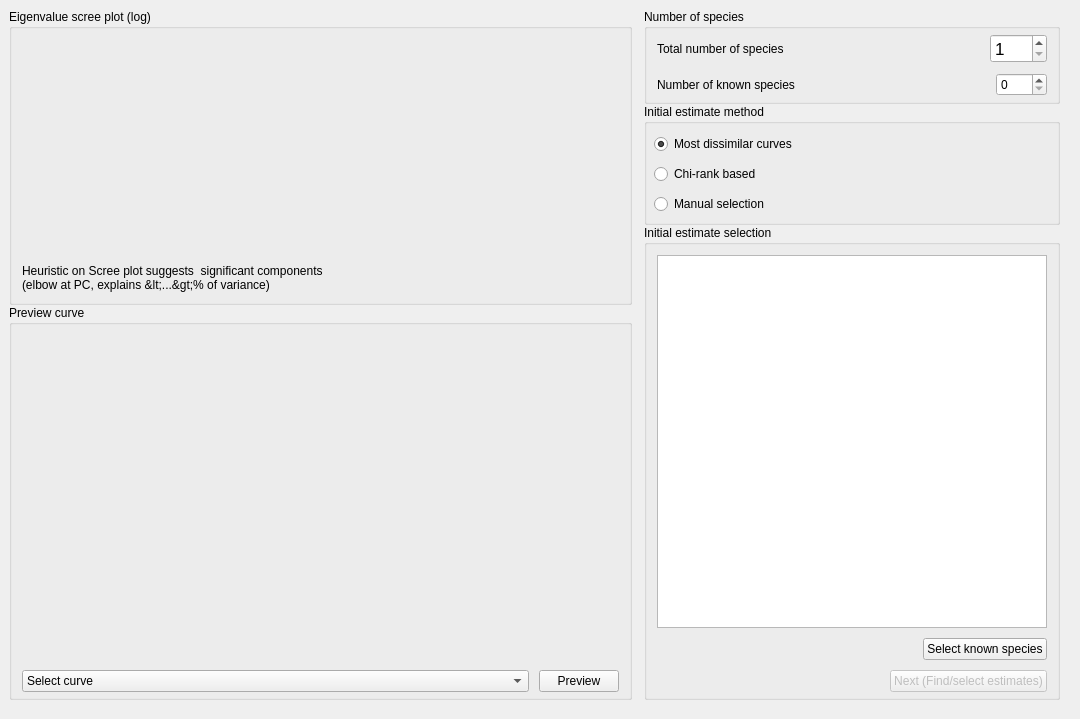
      <widget class="QWidget" name="InitialEstimatesTab">
       <attribute name="title">
        <string>PCA &amp;&amp; initial estimates</string>
       </attribute>
       <widget class="QWidget" name="horizontalLayoutWidget_3">
        <property name="geometry">
         <rect>
          <x>-1</x>
          <y>9</y>
          <width>1071</width>
          <height>701</height>
         </rect>
        </property>
        <layout class="QHBoxLayout" name="InitialEstimatesTabLayout" stretch="3,2">
         <property name="spacing">
          <number>12</number>
         </property>
         <property name="leftMargin">
          <number>10</number>
         </property>
         <property name="rightMargin">
          <number>10</number>
         </property>
         <property name="bottomMargin">
          <number>10</number>
         </property>
         <item>
          <layout class="QVBoxLayout" name="PCAPlotsLayout" stretch="3,4">
           <property name="spacing">
            <number>0</number>
           </property>
           <property name="bottomMargin">
            <number>0</number>
           </property>
           <item>
            <widget class="QGroupBox" name="EigenvalueScreeBox">
             <property name="title">
              <string>Eigenvalue scree plot (log)</string>
             </property>
             <layout class="QVBoxLayout" name="verticalLayout_7" stretch="1,0">
              <property name="spacing">
               <number>10</number>
              </property>
              <property name="leftMargin">
               <number>10</number>
              </property>
              <property name="topMargin">
               <number>10</number>
              </property>
              <property name="rightMargin">
               <number>10</number>
              </property>
              <property name="bottomMargin">
               <number>10</number>
              </property>
              <item>
               <widget class="QWidget" name="EigenvalueScreePlot" native="true">
                <property name="sizePolicy">
                 <sizepolicy hsizetype="MinimumExpanding" vsizetype="MinimumExpanding">
                  <horstretch>0</horstretch>
                  <verstretch>0</verstretch>
                 </sizepolicy>
                </property>
               </widget>
              </item>
              <item>
               <widget class="QLabel" name="EigenvalueScreeLabel">
                <property name="sizePolicy">
                 <sizepolicy hsizetype="Preferred" vsizetype="Minimum">
                  <horstretch>0</horstretch>
                  <verstretch>0</verstretch>
                 </sizepolicy>
                </property>
                <property name="text">
                 <string>Heuristic on Scree plot suggests &lt;N&gt; significant components
(elbow at PC&lt;N&gt;, explains &lt;...&gt;% of variance)</string>
                </property>
               </widget>
              </item>
             </layout>
            </widget>
           </item>
           <item>
            <widget class="QGroupBox" name="PreviewInitialEstimatesBox">
             <property name="title">
              <string>Preview curve</string>
             </property>
             <layout class="QVBoxLayout" name="verticalLayout_6" stretch="1,0">
              <property name="spacing">
               <number>10</number>
              </property>
              <property name="leftMargin">
               <number>10</number>
              </property>
              <property name="topMargin">
               <number>10</number>
              </property>
              <property name="rightMargin">
               <number>10</number>
              </property>
              <property name="bottomMargin">
               <number>5</number>
              </property>
              <item>
               <widget class="QWidget" name="PreviewEstimatePlot" native="true">
                <property name="sizePolicy">
                 <sizepolicy hsizetype="MinimumExpanding" vsizetype="MinimumExpanding">
                  <horstretch>0</horstretch>
                  <verstretch>0</verstretch>
                 </sizepolicy>
                </property>
               </widget>
              </item>
              <item>
               <layout class="QHBoxLayout" name="SelectPreviewEstimateLayout" stretch="1,0">
                <property name="spacing">
                 <number>10</number>
                </property>
                <item>
                 <widget class="QComboBox" name="SelectPreviewEstimateOption">
                  <property name="currentText">
                   <string>Select curve</string>
                  </property>
                  <item>
                   <property name="text">
                    <string>Select curve</string>
                   </property>
                  </item>
                 </widget>
                </item>
                <item>
                 <widget class="QPushButton" name="PreviewEstimateButton">
                  <property name="text">
                   <string>Preview</string>
                  </property>
                 </widget>
                </item>
               </layout>
              </item>
             </layout>
            </widget>
           </item>
          </layout>
         </item>
         <item>
          <layout class="QVBoxLayout" name="InitialEstimateControlLayout" stretch="0,0,1">
           <property name="spacing">
            <number>0</number>
           </property>
           <property name="bottomMargin">
            <number>0</number>
           </property>
           <item>
            <widget class="QGroupBox" name="SpeciesSelectionBox">
             <property name="sizePolicy">
              <sizepolicy hsizetype="MinimumExpanding" vsizetype="Fixed">
               <horstretch>0</horstretch>
               <verstretch>0</verstretch>
              </sizepolicy>
             </property>
             <property name="minimumSize">
              <size>
               <width>231</width>
               <height>0</height>
              </size>
             </property>
             <property name="title">
              <string>Number of species</string>
             </property>
             <layout class="QVBoxLayout" name="verticalLayout_5">
              <property name="spacing">
               <number>10</number>
              </property>
              <property name="leftMargin">
               <number>10</number>
              </property>
              <property name="topMargin">
               <number>5</number>
              </property>
              <property name="rightMargin">
               <number>10</number>
              </property>
              <property name="bottomMargin">
               <number>5</number>
              </property>
              <item>
               <layout class="QHBoxLayout" name="NumberSpeciesLayout">
                <property name="spacing">
                 <number>0</number>
                </property>
                <item>
                 <widget class="QLabel" name="NumberSpeciesLabel">
                  <property name="text">
                   <string>Total number of species</string>
                  </property>
                 </widget>
                </item>
                <item>
                 <spacer name="NumberSpeciesSpacer">
                  <property name="orientation">
                   <enum>Qt::Orientation::Horizontal</enum>
                  </property>
                  <property name="sizeType">
                   <enum>QSizePolicy::Policy::MinimumExpanding</enum>
                  </property>
                  <property name="sizeHint" stdset="0">
                   <size>
                    <width>10</width>
                    <height>20</height>
                   </size>
                  </property>
                 </spacer>
                </item>
                <item>
                 <widget class="QSpinBox" name="NumberSpeciesSpinner">
                  <property name="minimumSize">
                   <size>
                    <width>51</width>
                    <height>0</height>
                   </size>
                  </property>
                  <property name="font">
                   <font>
                    <pointsize>13</pointsize>
                   </font>
                  </property>
                  <property name="focusPolicy">
                   <enum>Qt::FocusPolicy::ClickFocus</enum>
                  </property>
                  <property name="layoutDirection">
                   <enum>Qt::LayoutDirection::LeftToRight</enum>
                  </property>
                  <property name="wrapping">
                   <bool>false</bool>
                  </property>
                  <property name="alignment">
                   <set>Qt::AlignmentFlag::AlignLeading|Qt::AlignmentFlag::AlignLeft|Qt::AlignmentFlag::AlignVCenter</set>
                  </property>
                  <property name="minimum">
                   <number>1</number>
                  </property>
                  <property name="maximum">
                   <number>100</number>
                  </property>
                 </widget>
                </item>
               </layout>
              </item>
              <item>
               <layout class="QHBoxLayout" name="KnowSpeciesLayout">
                <property name="spacing">
                 <number>0</number>
                </property>
                <item>
                 <widget class="QLabel" name="KnownSpeciesLabel">
                  <property name="text">
                   <string>Number of known species</string>
                  </property>
                 </widget>
                </item>
                <item>
                 <spacer name="KnownSpeciesSpacer">
                  <property name="orientation">
                   <enum>Qt::Orientation::Horizontal</enum>
                  </property>
                  <property name="sizeHint" stdset="0">
                   <size>
                    <width>10</width>
                    <height>20</height>
                   </size>
                  </property>
                 </spacer>
                </item>
                <item>
                 <widget class="QSpinBox" name="KnownSpeciesSpinner">
                  <property name="minimumSize">
                   <size>
                    <width>51</width>
                    <height>0</height>
                   </size>
                  </property>
                 </widget>
                </item>
               </layout>
              </item>
             </layout>
            </widget>
           </item>
           <item>
            <widget class="QGroupBox" name="SelectInitialEstimatesMethodBox">
             <property name="sizePolicy">
              <sizepolicy hsizetype="MinimumExpanding" vsizetype="Fixed">
               <horstretch>0</horstretch>
               <verstretch>0</verstretch>
              </sizepolicy>
             </property>
             <property name="minimumSize">
              <size>
               <width>181</width>
               <height>121</height>
              </size>
             </property>
             <property name="title">
              <string>Initial estimate method</string>
             </property>
             <widget class="QRadioButton" name="MostDissimilarOption">
              <property name="geometry">
               <rect>
                <x>10</x>
                <y>30</y>
                <width>159</width>
                <height>20</height>
               </rect>
              </property>
              <property name="text">
               <string>Most dissimilar curves</string>
              </property>
              <property name="checked">
               <bool>true</bool>
              </property>
             </widget>
             <widget class="QRadioButton" name="ChiRankOption">
              <property name="geometry">
               <rect>
                <x>10</x>
                <y>60</y>
                <width>117</width>
                <height>20</height>
               </rect>
              </property>
              <property name="text">
               <string>Chi-rank based</string>
              </property>
             </widget>
             <widget class="QRadioButton" name="ManualSelectionOption">
              <property name="geometry">
               <rect>
                <x>10</x>
                <y>90</y>
                <width>126</width>
                <height>20</height>
               </rect>
              </property>
              <property name="text">
               <string>Manual selection</string>
              </property>
             </widget>
            </widget>
           </item>
           <item>
            <widget class="QGroupBox" name="SelectInitialEstimatesBox">
             <property name="sizePolicy">
              <sizepolicy hsizetype="MinimumExpanding" vsizetype="Expanding">
               <horstretch>0</horstretch>
               <verstretch>0</verstretch>
              </sizepolicy>
             </property>
             <property name="minimumSize">
              <size>
               <width>227</width>
               <height>0</height>
              </size>
             </property>
             <property name="title">
              <string>Initial estimate selection</string>
             </property>
             <layout class="QVBoxLayout" name="verticalLayout_8">
              <property name="spacing">
               <number>10</number>
              </property>
              <property name="leftMargin">
               <number>10</number>
              </property>
              <property name="topMargin">
               <number>10</number>
              </property>
              <property name="rightMargin">
               <number>10</number>
              </property>
              <property name="bottomMargin">
               <number>5</number>
              </property>
              <item>
               <widget class="QListWidget" name="InitialEstimatesList">
                <property name="sizePolicy">
                 <sizepolicy hsizetype="MinimumExpanding" vsizetype="MinimumExpanding">
                  <horstretch>0</horstretch>
                  <verstretch>0</verstretch>
                 </sizepolicy>
                </property>
                <property name="minimumSize">
                 <size>
                  <width>201</width>
                  <height>0</height>
                 </size>
                </property>
                <property name="editTriggers">
                 <set>QAbstractItemView::EditTrigger::NoEditTriggers</set>
                </property>
                <property name="defaultDropAction">
                 <enum>Qt::DropAction::IgnoreAction</enum>
                </property>
                <property name="alternatingRowColors">
                 <bool>true</bool>
                </property>
                <property name="selectionMode">
                 <enum>QAbstractItemView::SelectionMode::NoSelection</enum>
                </property>
                <property name="sortingEnabled">
                 <bool>true</bool>
                </property>
                <property name="supportedDragActions">
                 <set>Qt::DropAction::IgnoreAction</set>
                </property>
               </widget>
              </item>
              <item>
               <layout class="QHBoxLayout" name="SelectKnownSpeciesLayout">
                <property name="topMargin">
                 <number>0</number>
                </property>
                <item>
                 <spacer name="SelectKnownSpeciesSpacer">
                  <property name="orientation">
                   <enum>Qt::Orientation::Horizontal</enum>
                  </property>
                  <property name="sizeHint" stdset="0">
                   <size>
                    <width>40</width>
                    <height>20</height>
                   </size>
                  </property>
                 </spacer>
                </item>
                <item>
                 <widget class="QPushButton" name="SelectKnownSpeciesButton">
                  <property name="text">
                   <string>Select known species</string>
                  </property>
                  <property name="checkable">
                   <bool>false</bool>
                  </property>
                  <property name="checked">
                   <bool>false</bool>
                  </property>
                 </widget>
                </item>
               </layout>
              </item>
              <item>
               <layout class="QHBoxLayout" name="InitialEstimatesNextLayout">
                <property name="spacing">
                 <number>-1</number>
                </property>
                <property name="topMargin">
                 <number>0</number>
                </property>
                <property name="bottomMargin">
                 <number>0</number>
                </property>
                <item>
                 <spacer name="InitialEstimatesNextSpacer">
                  <property name="orientation">
                   <enum>Qt::Orientation::Horizontal</enum>
                  </property>
                  <property name="sizeHint" stdset="0">
                   <size>
                    <width>40</width>
                    <height>20</height>
                   </size>
                  </property>
                 </spacer>
                </item>
                <item>
                 <widget class="QPushButton" name="InitialEstimatesNextButton">
                  <property name="enabled">
                   <bool>false</bool>
                  </property>
                  <property name="text">
                   <string>Next (Find/select estimates)</string>
                  </property>
                  <property name="default">
                   <bool>true</bool>
                  </property>
                 </widget>
                </item>
               </layout>
              </item>
             </layout>
            </widget>
           </item>
          </layout>
         </item>
        </layout>
       </widget>
      </widget>
